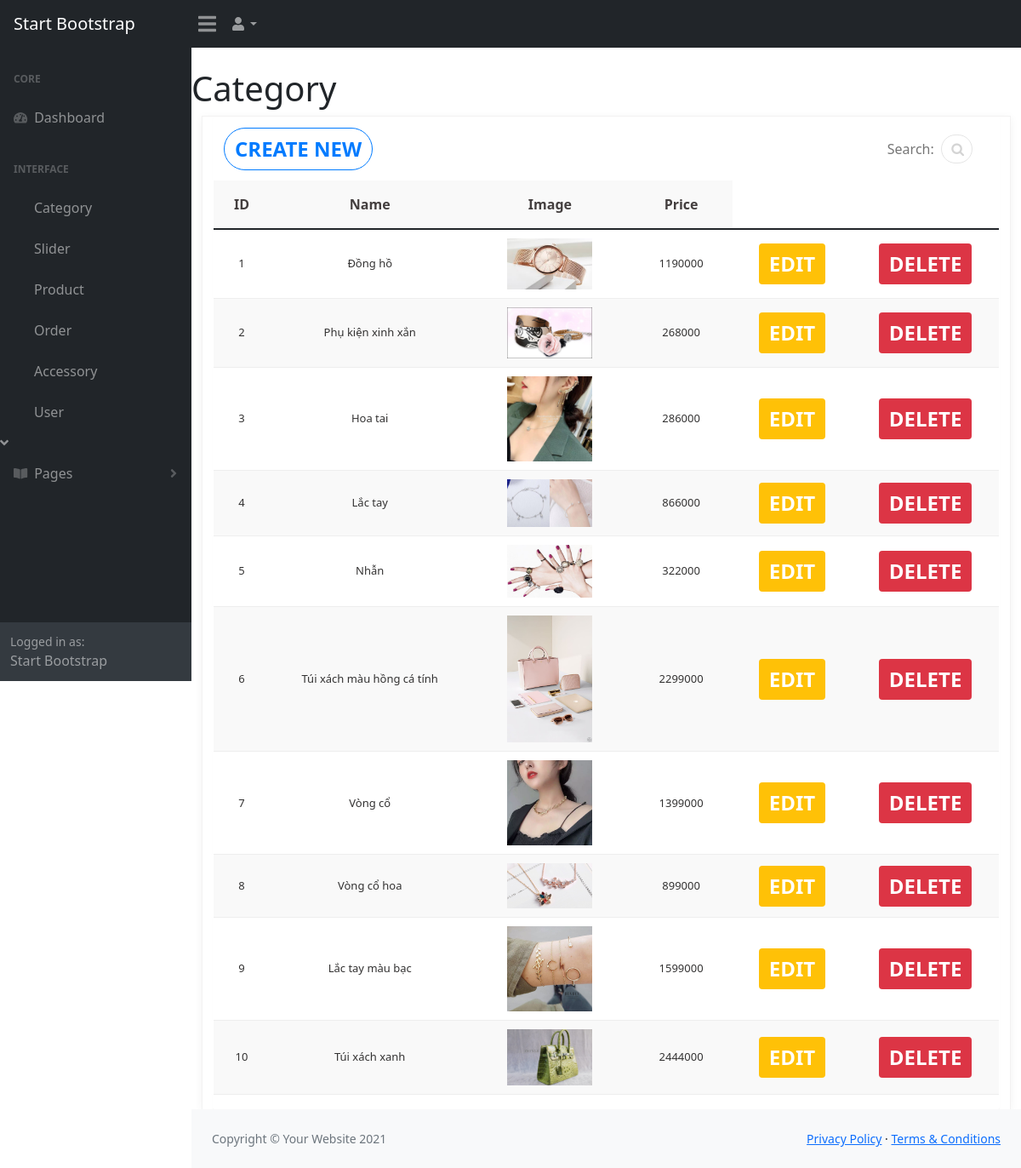
Screenshot of /admin/phukien/index.php with the database file from the repository.
### tables this page shows
CREATE TABLE `accessory` (
  `id` int(11) NOT NULL,
  `Name` varchar(250) NOT NULL,
  `Price` int(11) NOT NULL,
  `Image` varchar(550) NOT NULL,
  `Description` varchar(550) NOT NULL,
  `ImageOne` varchar(550) NOT NULL
);

### database/dbhelper.php (called while the page is built, shortened)
<?php
  function executeResult($sql) {
    $conn = mysqli_connect(host, username, password, database);
    $result = mysqli_query($conn, $sql);
    $data = [];
    if($result != null) {
      while($row = mysqli_fetch_array($result, 1)) {
        $data[] = $row;
      }
    }
    return $data;
  }

### admin/phukien/index.php (the view, shortened to what this page needs)
<?php
  require_once('../../database/dbhelper.php');
?>
<!DOCTYPE html>
<html lang="en">
    <head>
        <link href="../assets/demo/style.css" rel="stylesheet" />
        <link rel="stylesheet" href="../css/styles.css">
        <link rel="stylesheet" href="https://cdnjs.cloudflare.com/ajax/libs/font-awesome/4.7.0/css/font-awesome.css">
        <link rel="stylesheet" type="text/css" href="https://cdn.datatables.net/v/bs5/jq-3.6.0/dt-1.11.3/datatables.min.css"/>
        <link rel="stylesheet" href="https://unpkg.com/placeholder-loading/dist/css/placeholder-loading.min.css">
        <link rel="stylesheet" href="css/style.css">
    </head>
    <body class="sb-nav-fixed">
        <nav class="sb-topnav navbar navbar-expand navbar-dark bg-dark">
            <a class="navbar-brand ps-3" href="../index.php">Start Bootstrap</a>
            <button class="btn btn-link btn-sm order-1 order-lg-0 me-4 me-lg-0" id="sidebarToggle" href="#!"><i class="fas fa-bars"></i></button>
            <ul class="navbar-nav ms-auto ms-md-0 me-3 me-lg-4">
                <li class="nav-item dropdown">
                    <a class="nav-link dropdown-toggle" id="navbarDropdown" href="#" role="button" data-bs-toggle="dropdown" aria-expanded="false"><i class="fas fa-user fa-fw"></i></a>
                </li>
            </ul>
        </nav>
        <div id="layoutSidenav">
            <div id="layoutSidenav_nav">
                <nav class="sb-sidenav accordion sb-sidenav-dark" id="sidenavAccordion">
                    <div class="sb-sidenav-menu">
                        <div class="nav">
                            <div class="sb-sidenav-menu-heading">Core</div>
                            <a class="nav-link" href="../index.php">
                                <div class="sb-nav-link-icon"><i class="fas fa-tachometer-alt"></i></div>
                                Dashboard
                            </a>
                            <div class="sb-sidenav-menu-heading">Interface</div>
                            <nav class="sb-sidenav-menu-nested nav">
                                    <a class="nav-link" href="../Category/index.php">Category</a>
                                    <a class="nav-link" href="../Slider/index.php">Slider</a>
                                    <a class="nav-link" href="../Product/index.php">Product</a>
                                    <a class="nav-link" href="../Oder/index.php">Order</a>
                                    <a class="nav-link" href="../phukien/index.php">Accessory</a>
                                    <a class="nav-link" href="../user/index.php">User</a>
                                </nav>
                                <div class="sb-sidenav-collapse-arrow"><i class="fas fa-angle-down"></i></div>
                            <a class="nav-link collapsed" href="#" data-bs-toggle="collapse" data-bs-target="#collapsePages" aria-expanded="false" aria-controls="collapsePages">
                                <div class="sb-nav-link-icon"><i class="fas fa-book-open"></i></div>
                                Pages
                                <div class="sb-sidenav-collapse-arrow"><i class="fas fa-angle-down"></i></div>
                            </a>
                        </div>
                    </div>
                    <div class="sb-sidenav-footer">
                        <div class="small">Logged in as:</div>
                        Start Bootstrap
                    </div>
                </nav>
            </div>
            <div id="layoutSidenav_content">
                <main>
                   <h1 class="mt-4">Category</h1>
                   <div class="container-fluid px-4">
                     <div class="row">
                        <div class="col-md-12 main-datatable">
                            <div class="card_body">
                                <div class="row d-flex">
                                    <div class="col-sm-4 createSegment">
                                    <a class="btn dim_button create_new" href="../phukien/add.php" > <span class="glyphicon glyphicon-plus"></span> Create New</a>
                                    </div>
                                    <div class="col-sm-8 add_flex">
                                        <div class="form-group searchInput">
                                            <label for="email">Search:</label>
                                            <input type="search" class="form-control" id="filterbox" placeholder=" ">
                                        </div>
                                    </div>
                                </div>
                                <div class="overflow-x">
                                    <table style="width:100%;" id="filtertable" class="table cust-datatable dataTable no-footer">
                                        <thead>
                                            <tr>
                                                <th style="min-width:50px;">ID</th>
                                                <th style="min-width:150px;">Name</th>
                                                <th style="min-width:150px;">Image</th>
                                                <th style="min-width:100px;">Price</th>
                                        </thead>
                                        <tbody>
                                          <?php
                                            $sql = 'select * from accessory';
                                            $productList = executeResult($sql);
                                            $index = 1;
                                            foreach($productList as $item) {
                                              echo '
                                                <tr>
                                                  <td>'.($index++).'</td>
                                                  <td>'.$item['Name'].'</td>
                                                  <td><img style="max-width:100px;" src="../../upload/'.$item['Image'].'" /></td>
                                                  <td>'.$item['Price'].'</td>
                                                  <td> <a href="add.php?id='.$item['id'].'"><button class="btn btn-warning">Edit</button></a> </td>
                                                  <td><button class="btn btn-danger" onclick="deleteProduct('.$item['id'].')">Delete</button></td>
                                                </tr>
                                              ';
                                            }
                                          ?>
                                        </tbody>
                                    </table>
                                </div>
                            </div>
                          </div>
                      </div>
                   </div>
                </main>
                <footer class="py-4 bg-light mt-auto">
                    <div class="container-fluid px-4">
                        <div class="d-flex align-items-center justify-content-between small">
                            <div class="text-muted">Copyright &copy; Your Website 2021</div>
                            <div>
                                <a href="#">Privacy Policy</a>
                                &middot;
                                <a href="#">Terms &amp; Conditions</a>
                            </div>
                        </div>
                    </div>
                </footer>
            </div>
        </div>
    </body>
</html>

### admin/assets/demo/style.css (style rules this page uses)
body { font-family: 'Raleway', sans-serif; background: #f9f9f9; }
.main-datatable { padding: 0px; border: 1px solid #f3f2f2; border-bottom: 0; box-shadow: 0px 2px 10px rgba(0,0,0,.05); }
.d-flex { display: flex; align-items: center; justify-content: space-between; }
.card_body { background-color: white; border: 1px solid transparent; border-radius: 2px; -webkit-box-shadow: 0 1px 1px rgba(0, 0, 0, 0.05); box-shadow: 0 1px 1px rgba(0, 0, 0, 0.05); }
.main-datatable .row { margin: 0; }
.searchInput { width: 50%; display: flex; align-items: center; position: relative; justify-content: flex-end; margin: 20px 0px; padding: 0px 4px; }
.searchInput input { border: 1px solid #e5e5e5; border-radius: 50px; margin-left: 8px; height: 34px; width: 100%; padding: 0px 25px 0px 10px; transition: all .6s ease; }
.searchInput label { color: #767676; font-weight: normal; }
.searchInput:after { font-family: 'FontAwesome'; color: #d4d4d4; position: relative; content: "\f002"; right: 25px; }
.dim_button { display: inline-block; color: #fff; text-decoration: none; text-transform: uppercase; text-align: center; padding-top: 6px; background: rgb(57, 85, 136); margin-right: 10px; position: relative; cursor: pointer; font-weight: 600; margin-bottom: 20px; }
.createSegment a { margin-bottom: 0px; border-radius: 50px; background: #ffffff; border: 1px solid #007bff; color: #007bff; transition: all .4s ease; }
.add_flex { display: flex; justify-content: flex-end; padding-right:0px; }
.main-datatable .dataTable.no-footer { border-bottom: 1px solid #eee; }
.main-datatable .cust-datatable thead { background-color: #f9f9f9; }
.main-datatable .cust-datatable>thead>tr>th { border-bottom-width: 0; color: #443f3f; font-weight: 600; padding: 16px 15px; vertical-align: middle; padding-left: 18px; text-align: center; }
.main-datatable .cust-datatable>tbody td { padding: 10px 15px 10px 18px; color: #333232; font-size: 13px; font-weight: 500; word-break: break-word; border-color: #eee; text-align: center; vertical-align: middle; }
.main-datatable .cust-datatable>tbody tr { border-top: none; }
.main-datatable .table > tbody > tr:nth-child(even) { background: #f9f9f9; }
@media only screen and (max-width:1200px) { .overflow-x { overflow-x:scroll; } }

### css/style.css (style rules this page uses)
:root { --main-bg: #fff; --main-color: #4267b2; --txt-main-color: #000; --txt-second-color: #8d8d8d; --txt-white: #fff; --btn-main-bg: var(--main-bg); --btn-main-color: #fff; --box-shadow: 0 5px 15px rgba(0, 0, 0, 0.1); }
.btn { border: 0; outline: 0; color: var(--btn-main-color); font-size: 1.5rem; font-weight: 600; text-transform: uppercase; cursor: pointer; overflow: hidden; position: relative; }

### rows the page displays
accessory: Name "Đồng hồ", Image (picture), Price "1190000"
accessory: Name "Phụ kiện xinh xắn", Image (picture), Price "268000"
accessory: Name "Hoa tai", Image (picture), Price "286000"
accessory: Name "Lắc tay", Image (picture), Price "866000"
accessory: Name "Nhẫn", Image (picture), Price "322000"
accessory: Name "Túi xách màu hồng cá tính", Image (picture), Price "2299000"
accessory: Name "Vòng cổ", Image (picture), Price "1399000"
accessory: Name "Vòng cổ hoa", Image (picture), Price "899000"
accessory: Name "Lắc tay màu bạc", Image (picture), Price "1599000"
accessory: Name "Túi xách xanh", Image (picture), Price "2444000"
